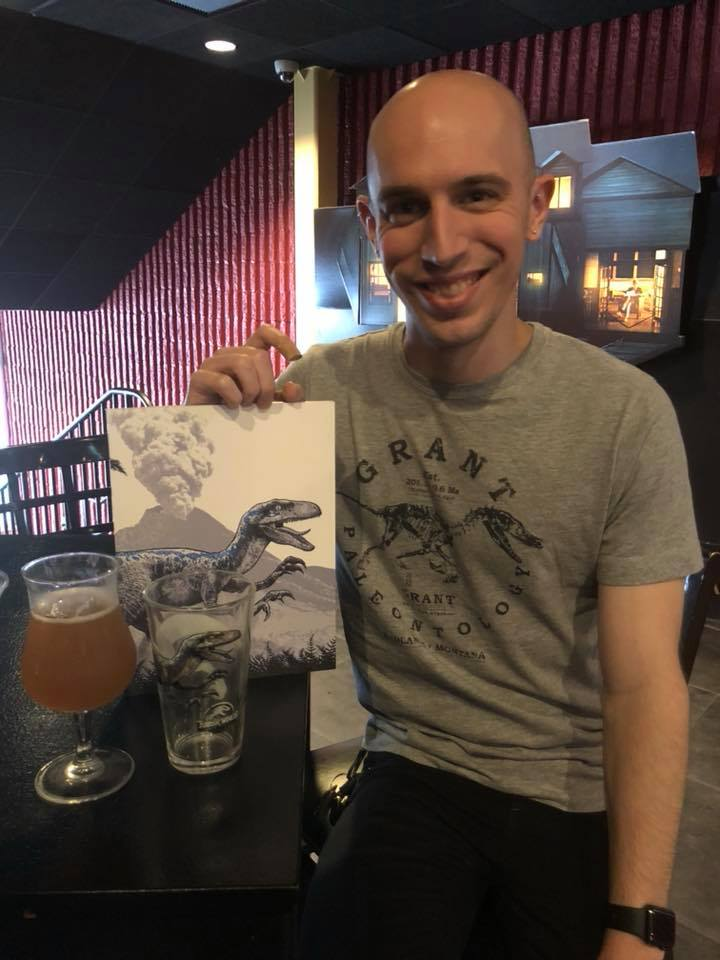
#> input picture images/adrian.jpg, 720 x 960 px, given in place of the camera
$ python savefaces.py
#> lines starting #> are read from the running program, lines starting #| are printed output that depends on the picture; after the words box and inside, x2 and y2 are one past the last pixel; in counts of white or black regions, pixels touching at a corner belong together
import cv2, sys, numpy, os
haar_file = 'haarcascade_frontalface_default.xml'

# All the faces data will be
#  present this folder
datasets = 'datasets'

# These are sub data sets of folder,
# for my faces I've used my name you can
# change the label here
sub_data = 'aashay'

path = os.path.join(datasets, sub_data)
if not os.path.isdir(path):
    os.mkdir(path)

# defining the size of images
(width, height) = (130, 100)

# '0' is used for my webcam,
# if you've any other camera
#  attached use '1' like this
face_cascade = cv2.CascadeClassifier(haar_file)
webcam = cv2.VideoCapture(0)

# The program loops until it has 30 images of the face.
count = 1
while count < 30:
    (_, im) = webcam.read()
#> im is the input picture: shape (960, 720, 3); mean B, G, R 60.4, 68.7, 83.6
    gray = cv2.cvtColor(im, cv2.COLOR_BGR2GRAY)
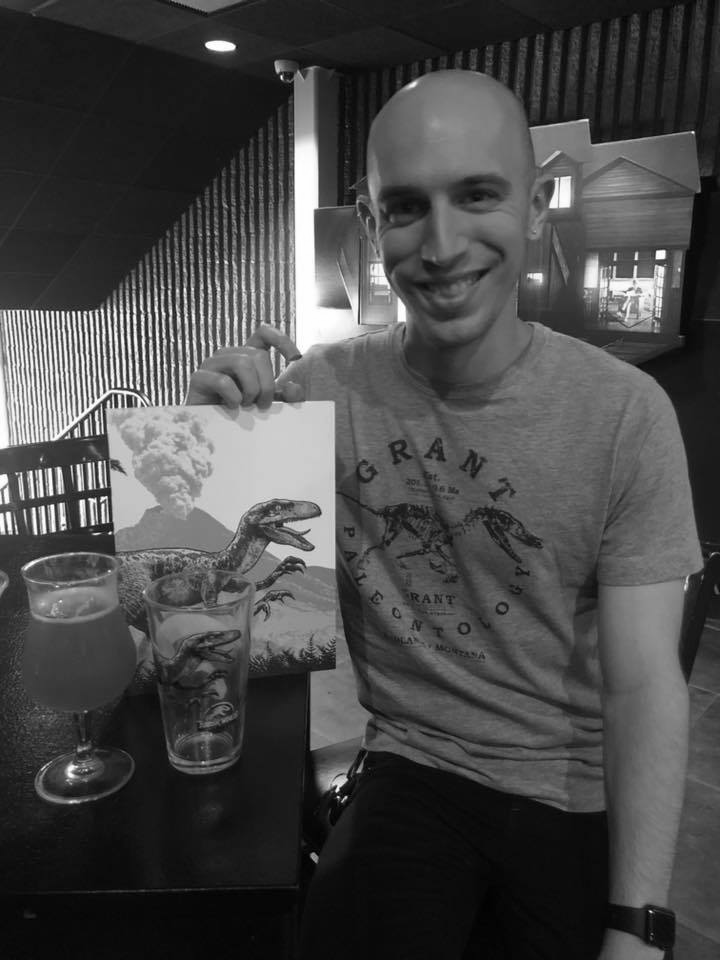
#> gray: shape (960, 720); min 0, max 255, mean 72.2
    faces = face_cascade.detectMultiScale(gray, 1.3, 4)
#> faces = [[343, 123, 203, 203]]
    for (x, y, w, h) in faces:
        cv2.rectangle(im, (x, y), (x + w, y + h), (255, 0, 0), 2)
        face = gray[y:y + h, x:x + w]
        face_resize = cv2.resize(face, (width, height))
        cv2.imwrite('% s/% s.png' % (path, count), face_resize)
#> this loop made 1 pass
#> pass 1, `face = gray[y:y + h, x:x + w]`:
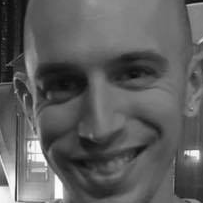
#> face: shape (203, 203); min 6, max 255, mean 93.8
#> pass 1, `face_resize = cv2.resize(face, (width, height))`:
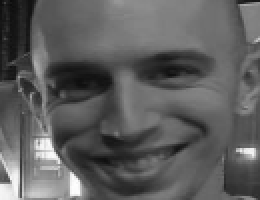
#> face_resize: shape (100, 130) (shown 2 times larger); min 12, max 254, mean 93.6
#> after the loop:
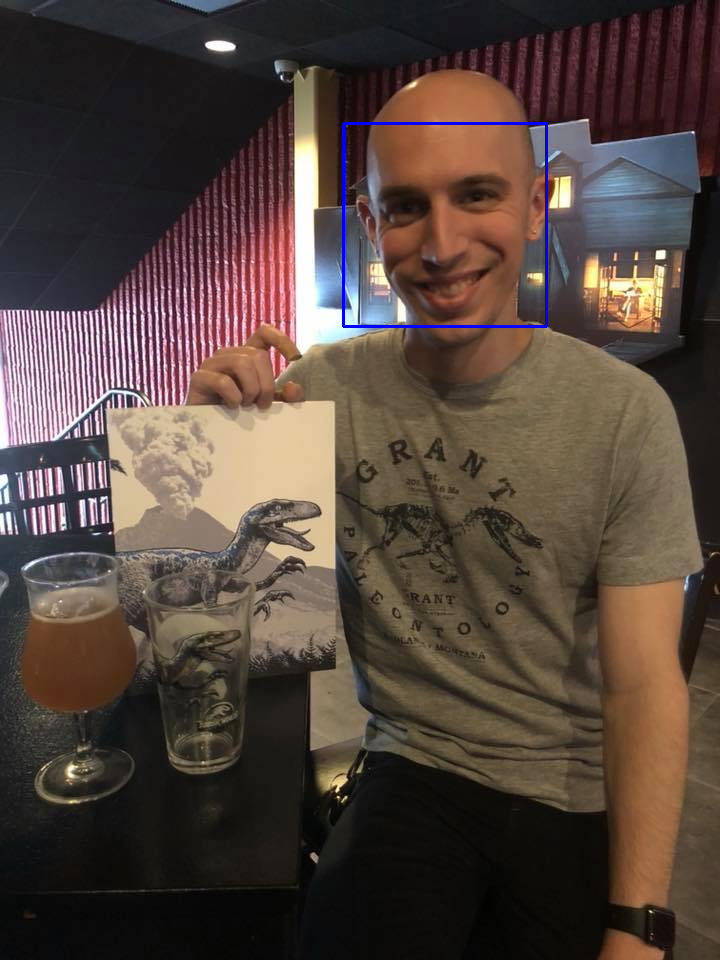
#> im: shape (960, 720, 3); 0.35% of pixels changed, all inside (x1, y1, x2, y2) = (342, 122, 548, 328)
    count += 1

    cv2.imshow('OpenCV', im)
    key = cv2.waitKey(10)
#> (key Esc is pressed here)
    if key == 27:
        break
webcam.release()
